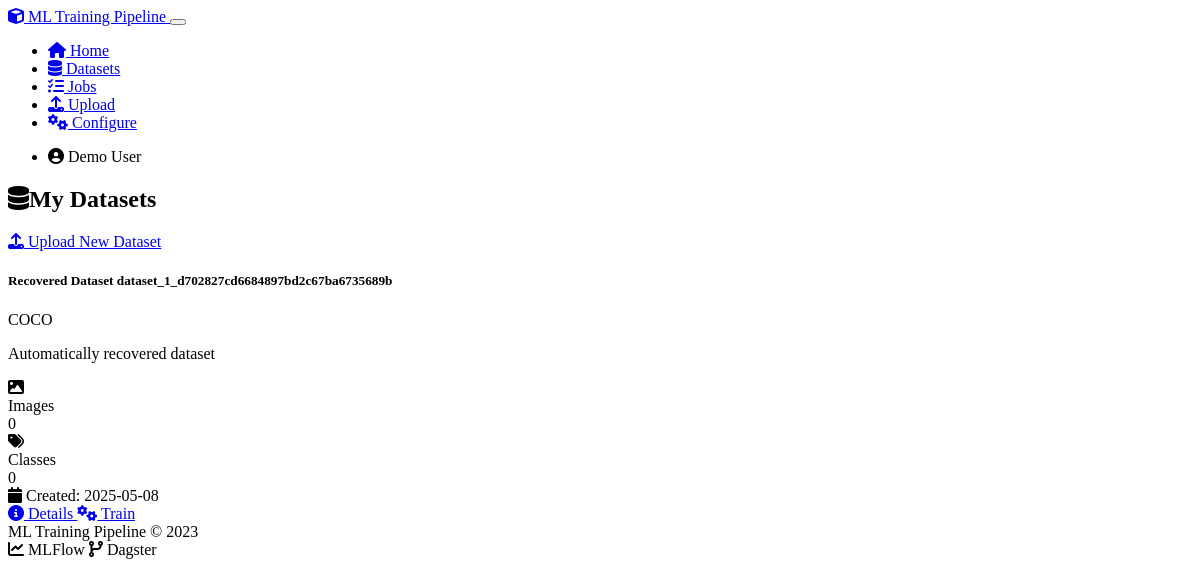
Before: /datasets with the older database file.
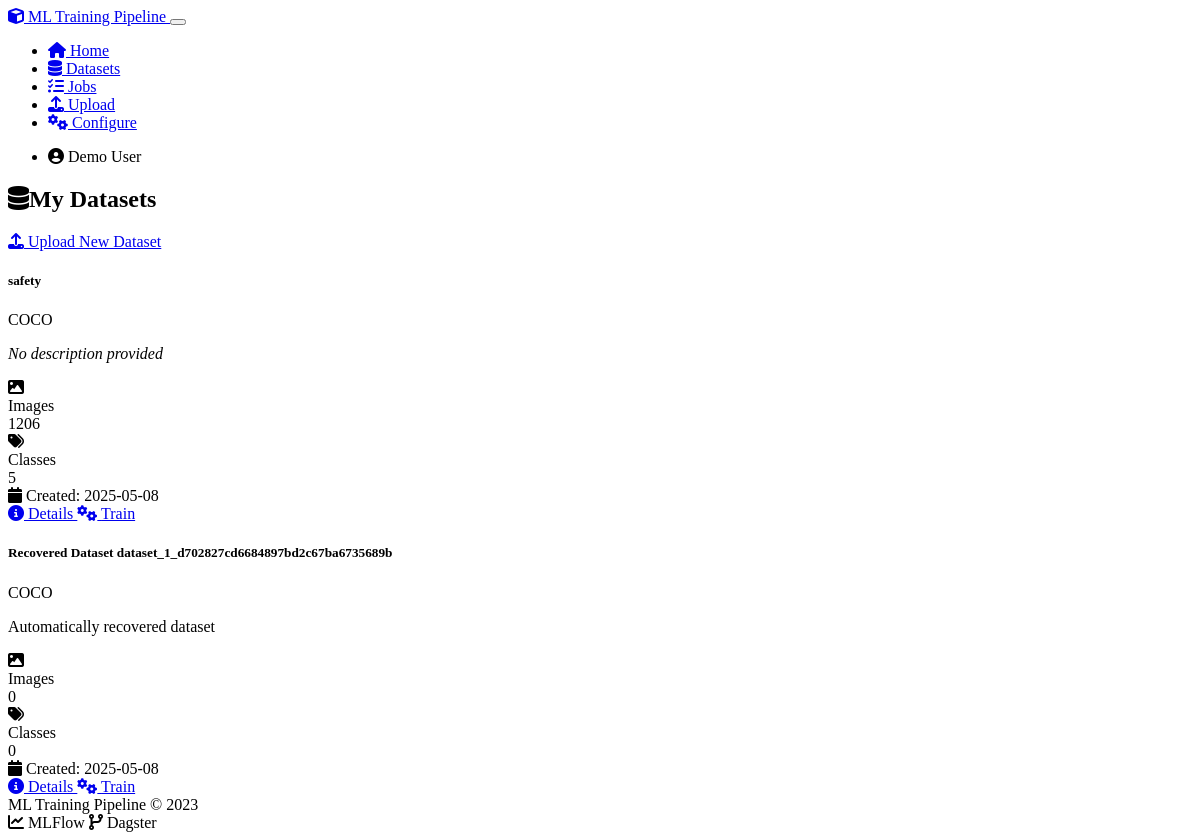
After: the same page with the newer database file.
### models.py (models this page shows, shortened)
class Dataset(db.Model):
    id = db.Column(db.Integer, primary_key=True)
    name = db.Column(db.String(120), nullable=False)
    description = db.Column(db.Text)
    data_path = db.Column(db.String(256), nullable=False)
    format_type = db.Column(db.String(20), nullable=False)  # COCO, YOLO, VOC, etc.
    class_names = db.Column(db.Text)  # JSON-serialized list of class names
    image_count = db.Column(db.Integer, default=0)
    created_at = db.Column(db.DateTime, default=datetime.utcnow)
    user_id = db.Column(db.Integer, db.ForeignKey('user.id'), nullable=False)
    training_jobs = db.relationship('TrainingJob', backref='dataset', lazy='dynamic')
    def get_class_names(self):
        if self.class_names:
            return json.loads(self.class_names)
        return []

### routes.py (the view, shortened to what this page needs)
    @app.route('/datasets')
    def list_datasets():
        user_id = ensure_default_user()
        datasets = Dataset.query.filter_by(user_id=user_id).order_by(Dataset.created_at.desc()).all()
        logger.info(f"Found {len(datasets)} datasets for user_id {user_id}")
        return render_template('datasets.html', title='My Datasets', datasets=datasets)

### routes.py (called while the page is built, shortened)
def ensure_default_user():
    default_user = User.query.filter_by(id=1).first()
    return default_user.id

### templates/datasets.html (shortened to what this page needs)
{% extends "layout.html" %}
{% block content %}
<div class="row">
    <div class="col-md-12">
        <div class="d-flex justify-content-between align-items-center mb-4">
            <h2><i class="fas fa-database me-2"></i>My Datasets</h2>
            <a href="{{ url_for('upload_dataset') }}" class="btn btn-primary">
                <i class="fas fa-upload me-1"></i> Upload New Dataset
            </a>
        </div>
        {% if datasets %}
            <div class="row">
                {% for dataset in datasets %}
                <div class="col-md-6 mb-4">
                    <div class="card h-100">
                        <div class="card-header d-flex justify-content-between align-items-center">
                            <h5 class="mb-0">{{ dataset.name }}</h5>
                            <span class="badge bg-primary">{{ dataset.format_type.upper() }}</span>
                        </div>
                        <div class="card-body">
                            <div class="mb-3">
                                <p class="mb-1">
                                    {% if dataset.description %}
                                        {{ dataset.description }}
                                    {% else %}
                                        <span class="text-muted"><em>No description provided</em></span>
                                    {% endif %}
                                </p>
                            </div>
                            <div class="row mb-3">
                                <div class="col-6">
                                    <div class="d-flex align-items-center">
                                        <i class="fas fa-image me-2 text-primary"></i>
                                        <div>
                                            <div class="small text-muted">Images</div>
                                            <div>{{ dataset.image_count }}</div>
                                        </div>
                                    </div>
                                </div>
                                <div class="col-6">
                                    <div class="d-flex align-items-center">
                                        <i class="fas fa-tags me-2 text-success"></i>
                                        <div>
                                            <div class="small text-muted">Classes</div>
                                            <div>{{ dataset.get_class_names()|length }}</div>
                                        </div>
                                    </div>
                                </div>
                            </div>
                            <div class="small text-muted">
                                <i class="fas fa-calendar me-1"></i> Created: {{ dataset.created_at.strftime('%Y-%m-%d') }}
                            </div>
                        </div>
                        <div class="card-footer">
                            <div class="d-flex justify-content-between">
                                <a href="{{ url_for('view_dataset', dataset_id=dataset.id) }}" class="btn btn-outline-primary">
                                    <i class="fas fa-info-circle me-1"></i> Details
                                </a>
                                <a href="{{ url_for('configure_training', model_type='yolo', dataset_id=dataset.id) }}" class="btn btn-outline-success">
                                    <i class="fas fa-cogs me-1"></i> Train
                                </a>
                            </div>
                        </div>
                    </div>
                </div>
                {% endfor %}
            </div>
        {% endif %}
    </div>
</div>
{% endblock %}

Changed rows visible on the page:
added Dataset: name "safety", format_type "COCO", description "No description provided", image_count "1206", get_class_names|length "5", created_at "2025-05-08"
